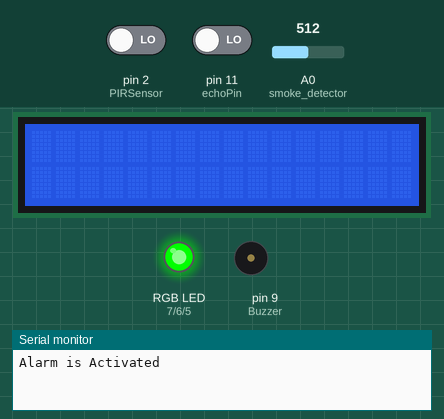
The sketch below on a simulated Arduino Uno, built with avr-gcc and run on an emulated ATmega328P. On the bench: 16×2 character LCD, an RGB LED mixed from three pins (HIGH = lit), buzzer (waves = sounding), the last lines printed to the serial monitor. Inputs (shaded band) come from the test bench; at power-on: pin 2 (PIRSensor) LOW, pin 11 (echoPin) LOW, A0 (smoke_detector) = 512. Pins used as bus, display or sensor lines are not drawn.

Above: at 0.1 s.
At 1.2 s:
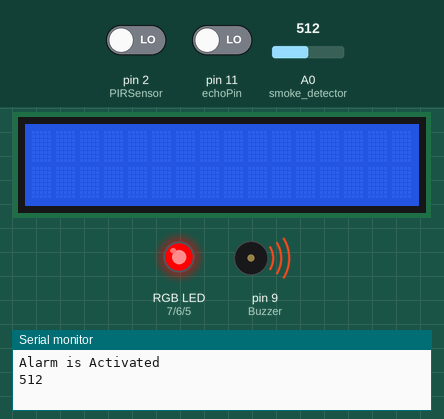
1.3 s: pin 2 (PIRSensor) driven HIGH
Timing chart, 0 to 4.3 s (numbered marks = the images above; inputs shaded):
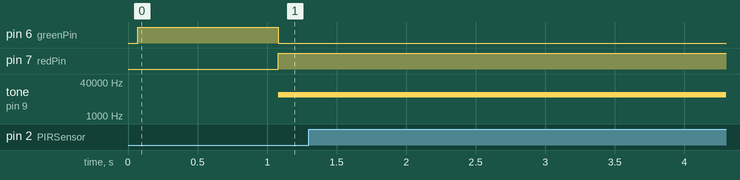

The sketch:

code.ino
```cpp
#include <Wire.h>
#include <LiquidCrystal_I2C.h>

int PIRSensor = 2; //Define PIR Sensor pin

int Buzzer = 9; //PWM (~) pin BUzzer

int trigPin = 10; //trigger pin
int echoPin = 11; //echopin
int DISTANCE_THRESHOLD = 50; // centimeters


int smoke_detector = A0;
int safety_lim = 100; //Sets  smoke density safe limit

LiquidCrystal_I2C lcd(0x27,16,2);


int redPin= 7;
int greenPin = 6;
int bluePin = 5;


void setup(){
  Serial.begin(9600); //set baud rate

  //Sensors
  pinMode(PIRSensor, INPUT);
  pinMode(trigPin, OUTPUT); // Sets the trigPin as an Output
  pinMode(echoPin, INPUT); // Sets the echoPin as an Input
  pinMode(smoke_detector, INPUT);


  //RGB
  pinMode(redPin, OUTPUT);
  pinMode(greenPin, OUTPUT);
  pinMode(bluePin, OUTPUT);

  //Buzzer
  pinMode(Buzzer, OUTPUT);


  //LCD Setup
  lcd.init();
  lcd.backlight();
  lcd.clear();
  lcd.setCursor(0, 0);
  Serial.println("Alarm is Activated");
  lcd.setCursor(0,0);

  //RGB Setup
  setColor(0,  255, 0); // Green Color


}

void loop() {

  //Readings

  //Ultrasonic
  // Clears the trigPin
  digitalWrite(trigPin, LOW);
  delay(2);

  // Sets the trigPin on HIGH state for 10 micro seconds
  digitalWrite(trigPin, HIGH);
  delay(10);
  digitalWrite(trigPin, LOW);

  // Reads the echoPin, returns the sound wave travel time in microseconds
  int duration = pulseIn(echoPin, HIGH);
  // Calculating the distance
  int distance = duration * 0.034 / 2;

  //PIR & Smoke
  int SensorValue = digitalRead(PIRSensor);
  int sensor_read = analogRead(smoke_detector);

  //Conditions for Alarm

  //If triggers PIR Sensor

  if(SensorValue == HIGH){
	setColor(255, 0, 0); // Red Color
    tone(Buzzer, 10000);
    lcd.setCursor(0,0);
    Serial.println("Motion Detected!!!");
    delay(3000);
    lcd.clear();
  }

  //If triggers Ultrasonic
  else if(distance<DISTANCE_THRESHOLD){
    setColor(255, 0, 0); // Red Color
    tone(Buzzer, 10000);
    //Serial.println("Door Opened!!!");
    Serial.println(sensor_read);
    delay(3000);
    lcd.clear();
  }

  else if (sensor_read > safety_lim){

	setColor(255, 0, 0); // Red Color
    tone(Buzzer, 10000);
    Serial.println("FIRE!!!");
    //Serial.println(sensor_read);
    delay(3000);
  }

  //If nothing is triggered
  else {
    noTone(Buzzer);
    setColor(0,  255, 0); // Green Color
    Serial.println("Alarm Activated");
    delay(1000);
  }

}

void setColor(int redValue, int greenValue,  int blueValue) {
  analogWrite(redPin, redValue);
  analogWrite(greenPin,  greenValue);
  analogWrite(bluePin, blueValue);
}
```
